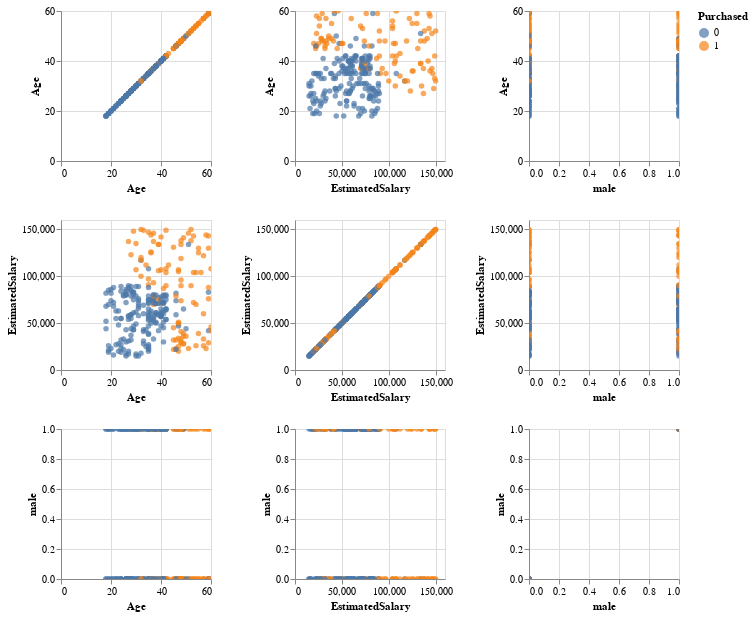

Notebook code for this chart:
### Markdown cell above
Purchasers are (on average) _______ and earn a __________ estimated salary than non-purchasers. 

Visualization of differences:

### Code cell
alt.Chart(df_train).mark_circle().encode(
    alt.X(alt.repeat("column"), type='quantitative'),
    alt.Y(alt.repeat("row"), type='quantitative'),
    alt.Color('Purchased:N'),
).properties(
    width=150,
    height=150
).repeat(
    row=['Age', 'EstimatedSalary', 'male'],
    column=['Age', 'EstimatedSalary', 'male']
).interactive()

### Figure 1 — Vega-Lite specification as saved in the notebook (floating-point values rounded to 4 significant figures; data arrays with more than 128 entries replaced by an {"elided": "..."} marker saying what was removed)
{"config": {"view": {"continuousWidth": 400, "continuousHeight": 300}}, "repeat": {"column": ["Age", "EstimatedSalary", "male"], "row": ["Age", "EstimatedSalary", "male"]}, "spec": {"data": {"name": "data-c8e5ce5ac5fe444e8ce0603795e89468"}, "mark": "circle", "encoding": {"color": {"field": "Purchased", "type": "nominal"}, "x": {"field": {"repeat": "column"}, "type": "quantitative"}, "y": {"field": {"repeat": "row"}, "type": "quantitative"}}, "height": 150, "selection": {"selector009": {"type": "interval", "bind": "scales", "encodings": ["x", "y"]}}, "width": 150}, "$schema": "https://vega.github.io/schema/vega-lite/v4.17.0.json", "datasets": {"data-c8e5ce5ac5fe444e8ce0603795e89468": {"elided": "280 records"}}}
